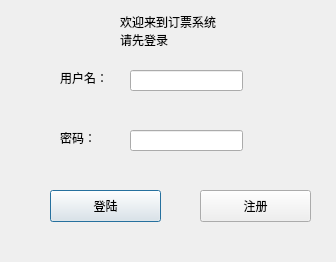
<?xml version="1.0" encoding="UTF-8"?>
<ui version="4.0">
 <class>loginDialog</class>
 <widget class="QDialog" name="loginDialog">
  <property name="geometry">
   <rect>
    <x>0</x>
    <y>0</y>
    <width>336</width>
    <height>262</height>
   </rect>
  </property>
  <property name="windowTitle">
   <string>Dialog</string>
  </property>
  <widget class="QLabel" name="label">
   <property name="geometry">
    <rect>
     <x>60</x>
     <y>70</y>
     <width>57</width>
     <height>16</height>
    </rect>
   </property>
   <property name="text">
    <string>用户名：</string>
   </property>
  </widget>
  <widget class="QLabel" name="label_2">
   <property name="geometry">
    <rect>
     <x>60</x>
     <y>130</y>
     <width>57</width>
     <height>16</height>
    </rect>
   </property>
   <property name="text">
    <string>密码：</string>
   </property>
  </widget>
  <widget class="QLineEdit" name="nameEdit">
   <property name="geometry">
    <rect>
     <x>130</x>
     <y>70</y>
     <width>113</width>
     <height>21</height>
    </rect>
   </property>
  </widget>
  <widget class="QLineEdit" name="passwordEdit">
   <property name="geometry">
    <rect>
     <x>130</x>
     <y>130</y>
     <width>113</width>
     <height>21</height>
    </rect>
   </property>
   <property name="echoMode">
    <enum>QLineEdit::Password</enum>
   </property>
  </widget>
  <widget class="QPushButton" name="loginButton">
   <property name="geometry">
    <rect>
     <x>50</x>
     <y>190</y>
     <width>111</width>
     <height>32</height>
    </rect>
   </property>
   <property name="text">
    <string>登陆</string>
   </property>
  </widget>
  <widget class="QPushButton" name="registerButton">
   <property name="geometry">
    <rect>
     <x>200</x>
     <y>190</y>
     <width>111</width>
     <height>32</height>
    </rect>
   </property>
   <property name="text">
    <string>注册</string>
   </property>
  </widget>
  <widget class="QLabel" name="label_3">
   <property name="geometry">
    <rect>
     <x>120</x>
     <y>10</y>
     <width>121</width>
     <height>41</height>
    </rect>
   </property>
   <property name="text">
    <string>欢迎来到订票系统
请先登录</string>
   </property>
  </widget>
 </widget>
 <resources/>
 <connections/>
</ui>
